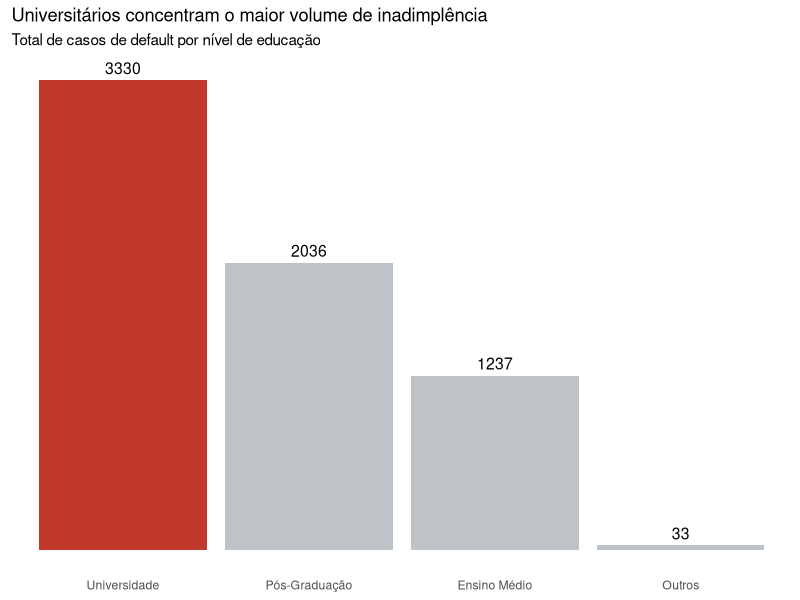

The R script that drew this image:
library(tidyverse)
library(scales)

# Dados resumidos: Total de Inadimplentes por Educação
dados_risco <- tibble(
  educacao = c("Pós-Graduação", "Universidade", "Ensino Médio", "Outros"),
  total_inadimplentes = c(2036, 3330, 1237, 33)
)

# Gráfico com destaque
# 1. Preparar o Destaque
resumo_risco <- dados_risco %>%
  mutate(
    # Se for a faixa 20-30, marque como "Destaque", senão "Normal"
    tipo_cor = ifelse(educacao == "Universidade", "Destaque", "Normal")
  )


# 2. Plotar com Cores Manuais
ggplot(resumo_risco, aes(x = reorder(educacao, -total_inadimplentes), y = total_inadimplentes, fill = tipo_cor,)) +
  geom_col() +
  
  # Adicionando os números em cima das barras
  geom_text(aes(label = total_inadimplentes), vjust = -0.5, size = 4) +
  
  # Definimos as cores manualmente
  scale_fill_manual(values = c("Destaque" = "#c0392b", "Normal" = "#bdc3c7")) +
  labs(
    title = "Universitários concentram o maior volume de inadimplência",
    subtitle = "Total de casos de default por nível de educação",
    x = NULL,
    y = NULL
  ) +
  theme_minimal() +
  theme(legend.position = "none", # Removemos a legenda
        axis.text.y = element_blank(),  # Removemos o eixo Y (limpeza visual)
        panel.grid.major = element_blank(), # Removemos as linhas de grade
        panel.grid.minor = element_blank()
        ) 
